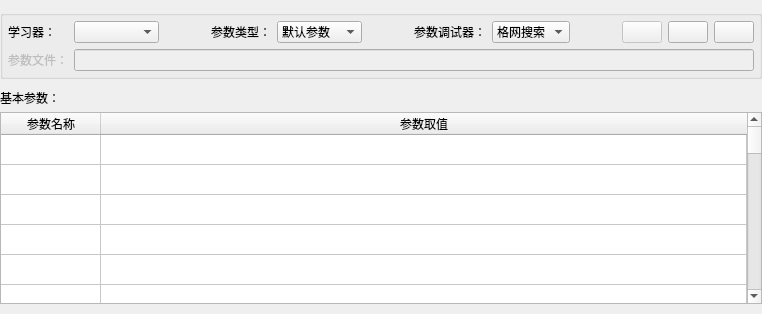
     <widget class="QWidget" name="setParameterPage">
      <layout class="QVBoxLayout" name="setParameterVerticalLayout" stretch="0,0">
       <property name="spacing">
        <number>5</number>
       </property>
       <property name="leftMargin">
        <number>0</number>
       </property>
       <property name="topMargin">
        <number>10</number>
       </property>
       <property name="rightMargin">
        <number>0</number>
       </property>
       <property name="bottomMargin">
        <number>10</number>
       </property>
       <item>
        <widget class="QGroupBox" name="scikitLearnSettingGroupBox">
         <property name="title">
          <string/>
         </property>
         <layout class="QGridLayout" name="gridLayout">
          <property name="leftMargin">
           <number>5</number>
          </property>
          <property name="topMargin">
           <number>5</number>
          </property>
          <property name="rightMargin">
           <number>5</number>
          </property>
          <property name="bottomMargin">
           <number>5</number>
          </property>
          <item row="0" column="5">
           <spacer name="scikitLearnSettingGroupBoxHorizontalSpacer_2">
            <property name="orientation">
             <enum>Qt::Horizontal</enum>
            </property>
            <property name="sizeHint" stdset="0">
             <size>
              <width>40</width>
              <height>20</height>
             </size>
            </property>
           </spacer>
          </item>
          <item row="0" column="3">
           <widget class="QLabel" name="selectParameterTypeLabel">
            <property name="text">
             <string>参数类型：</string>
            </property>
           </widget>
          </item>
          <item row="0" column="4">
           <widget class="QComboBox" name="selectParameterTypeComboBox">
            <property name="minimumSize">
             <size>
              <width>85</width>
              <height>0</height>
             </size>
            </property>
            <item>
             <property name="text">
              <string>默认参数</string>
             </property>
            </item>
            <item>
             <property name="text">
              <string>调试参数</string>
             </property>
            </item>
            <item>
             <property name="text">
              <string>本地文件</string>
             </property>
            </item>
           </widget>
          </item>
          <item row="0" column="6">
           <widget class="QLabel" name="selectParameterTunerLabel">
            <property name="text">
             <string>参数调试器：</string>
            </property>
           </widget>
          </item>
          <item row="0" column="11">
           <widget class="QPushButton" name="saveParameterToFilePushButton">
            <property name="text">
             <string/>
            </property>
           </widget>
          </item>
          <item row="0" column="0">
           <widget class="QLabel" name="selectEstimatorLabel">
            <property name="maximumSize">
             <size>
              <width>60</width>
              <height>25</height>
             </size>
            </property>
            <property name="text">
             <string>学习器：</string>
            </property>
           </widget>
          </item>
          <item row="0" column="2">
           <spacer name="scikitLearnSettingGroupBoxHorizontalSpacer_1">
            <property name="orientation">
             <enum>Qt::Horizontal</enum>
            </property>
            <property name="sizeHint" stdset="0">
             <size>
              <width>40</width>
              <height>20</height>
             </size>
            </property>
           </spacer>
          </item>
          <item row="0" column="10">
           <widget class="QPushButton" name="resetParameterPushButton">
            <property name="enabled">
             <bool>true</bool>
            </property>
            <property name="text">
             <string/>
            </property>
           </widget>
          </item>
          <item row="0" column="1">
           <widget class="QComboBox" name="selectEstimatorComboBox">
            <property name="minimumSize">
             <size>
              <width>85</width>
              <height>0</height>
             </size>
            </property>
            <property name="currentIndex">
             <number>-1</number>
            </property>
           </widget>
          </item>
          <item row="0" column="9">
           <widget class="QPushButton" name="importParameterFromFilePushButton">
            <property name="enabled">
             <bool>false</bool>
            </property>
            <property name="text">
             <string/>
            </property>
           </widget>
          </item>
          <item row="1" column="0">
           <widget class="QLabel" name="estimatorParameterFileLabel">
            <property name="enabled">
             <bool>false</bool>
            </property>
            <property name="text">
             <string>参数文件：</string>
            </property>
           </widget>
          </item>
          <item row="1" column="1" colspan="11">
           <widget class="QLineEdit" name="estimatorParameterFileLineEdit">
            <property name="enabled">
             <bool>false</bool>
            </property>
           </widget>
          </item>
          <item row="0" column="7">
           <widget class="QComboBox" name="selectParameterTunerComboBox">
            <item>
             <property name="text">
              <string>格网搜索</string>
             </property>
            </item>
            <item>
             <property name="text">
              <string>随机搜索</string>
             </property>
            </item>
           </widget>
          </item>
          <item row="0" column="8">
           <spacer name="scikitLearnSettingGroupBoxHorizontalSpacer_3">
            <property name="orientation">
             <enum>Qt::Horizontal</enum>
            </property>
            <property name="sizeHint" stdset="0">
             <size>
              <width>40</width>
              <height>20</height>
             </size>
            </property>
           </spacer>
          </item>
         </layout>
        </widget>
       </item>
       <item>
        <layout class="QVBoxLayout" name="basicParameterVerticalLayout">
         <property name="topMargin">
          <number>5</number>
         </property>
         <item>
          <widget class="QLabel" name="basicParameterLabel">
           <property name="text">
            <string>基本参数：</string>
           </property>
          </widget>
         </item>
         <item>
          <widget class="QTableWidget" name="basicParameterTableWidget">
           <property name="rowCount">
            <number>50</number>
           </property>
           <attribute name="horizontalHeaderStretchLastSection">
            <bool>true</bool>
           </attribute>
           <attribute name="verticalHeaderVisible">
            <bool>false</bool>
           </attribute>
           <row/>
           <row/>
           <row/>
           <row/>
           <row/>
           <row/>
           <row/>
           <row/>
           <row/>
           <row/>
           <row/>
           <row/>
           <row/>
           <row/>
           <row/>
           <row/>
           <row/>
           <row/>
           <row/>
           <row/>
           <row/>
           <row/>
           <row/>
           <row/>
           <row/>
           <row/>
           <row/>
           <row/>
           <row/>
           <row/>
           <row/>
           <row/>
           <row/>
           <row/>
           <row/>
           <row/>
           <row/>
           <row/>
           <row/>
           <row/>
           <row/>
           <row/>
           <row/>
           <row/>
           <row/>
           <row/>
           <row/>
           <row/>
           <row/>
           <row/>
           <column>
            <property name="text">
             <string>参数名称</string>
            </property>
           </column>
           <column>
            <property name="text">
             <string>参数取值</string>
            </property>
           </column>
          </widget>
         </item>
        </layout>
       </item>
      </layout>
     </widget>
